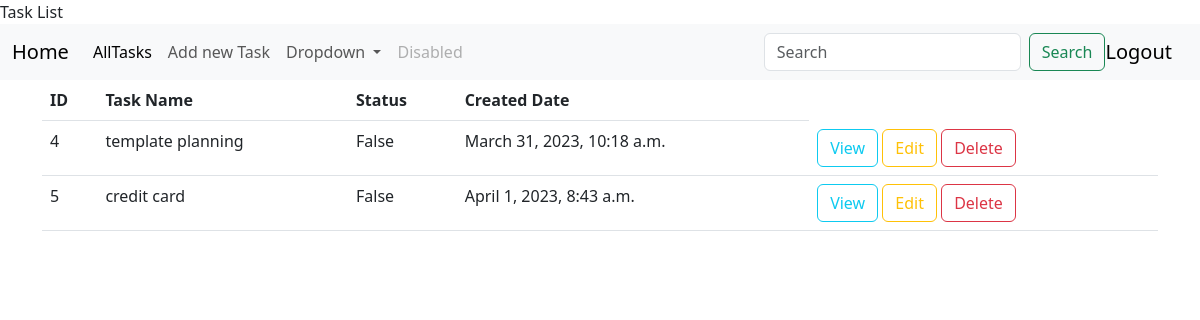
The app's page /tasks/all/ (signed in) with its own data.
### task/models.py (models this page shows, shortened)
class Tasks(models.Model):
    task_name=models.CharField(max_length=200)
    user=models.ForeignKey(User, on_delete=models.CASCADE)
    status=models.BooleanField(default=False)
    created_date=models.DateTimeField(auto_now_add=True)

### task/views.py (the view)
# urls.py: path("tasks/all/",views.TaskListView.as_view(),name="task-list"),
@method_decorator(signin_required,name='dispatch')
class TaskListView(View):
    model=Tasks
    template_name="task-list.html"
    def get(self,request,*args,**kwargs):
        qs = self.model.objects.filter(user=request.user)
        return render(request,self.template_name,{"tasks":qs})

### task/views.py (called while the page is built)
def signin_required(fn):
    def wrapper(request,*args,**kwargs):
        if not request.user.is_authenticated:
            messages.error(request,'you have to login to perform this action')
            return redirect("signin")
        return fn(request,*args,**kwargs)
    return wrapper

### task/templates/task-list.html (shortened to what this page needs)
{%extends 'base.html'%}
{%block body_block%}
<table class="table table-stripped">
    <tr>
        <th>ID</th>
        <th>Task Name</th>
        <th>Status</th>
        <th>Created Date</th>
    </tr>
    {%for t in tasks%}
    <tr>
        <td>{{t.id}}</td>
        <td>{{t.task_name}}</td>
        <td>{{t.status}}</td>
        <td>{{t.created_date}}</td>
        <td>
            <a href="{%url 'task-detail' t.id%}" class="btn btn-outline-info">View</a>
            <a href="{%url 'task-edit' t.id%}" class="btn btn-outline-warning">Edit</a>
            <a href="{%url 'task-delete' t.id%}" class="btn btn-outline-danger">Delete</a>
        </td>
    </tr>
    {%endfor%}
</table>
{%endblock%}

### records on screen
Tasks: id "4", task_name "template planning", status "False", created_date "March 31, 2023, 10:18 a.m."
Tasks: id "5", task_name "credit card", status "False", created_date "April 1, 2023, 8:43 a.m."
